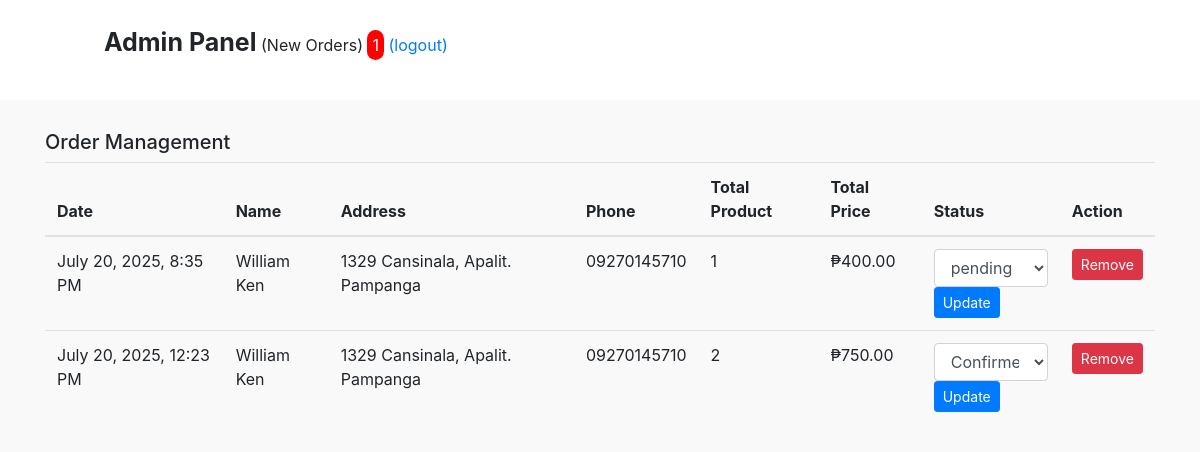
Page /admin/pending_orders.php (signed in) on the earlier database version.
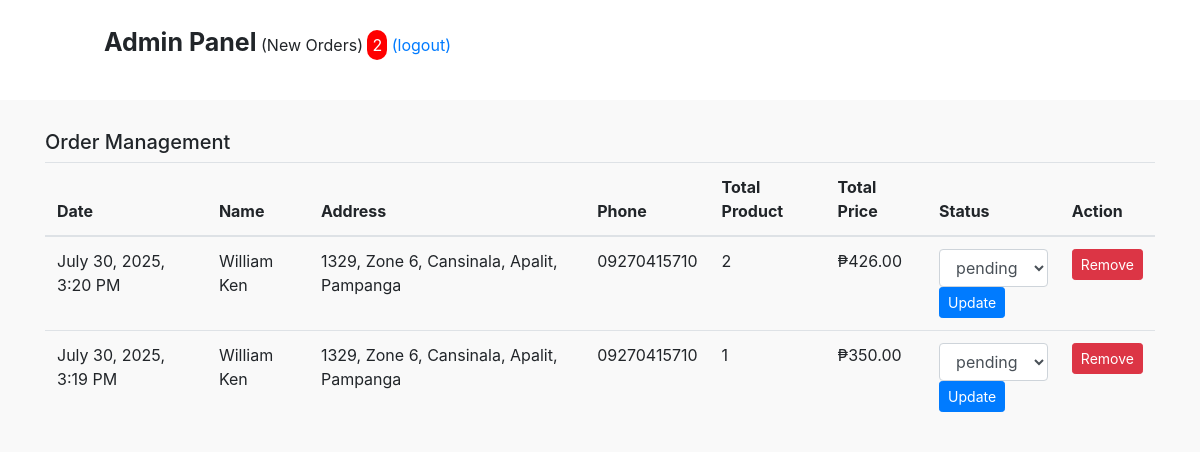
Same page on the later database version.
### tables this page shows
CREATE TABLE `orders` (
  `id` int(100) NOT NULL,
  `userid` int(100) NOT NULL,
  `name` varchar(100) NOT NULL,
  `address` varchar(100) NOT NULL,
  `phone` int(100) DEFAULT NULL,
  `mobnumber` varchar(15) DEFAULT NULL,
  `payment_method` varchar(50) NOT NULL,
  `txid` varchar(100) NOT NULL,
  `totalproduct` varchar(100) NOT NULL,
  `totalprice` int(100) NOT NULL,
  `status` varchar(100) DEFAULT NULL,
  `created_at` timestamp(6) NOT NULL DEFAULT current_timestamp(6)
);

### admin/pending_orders.php (the view, shortened to what this page needs)
<?php
include 'header.php';
include 'lib/connection.php';
$sql = "SELECT * FROM orders ORDER BY created_at DESC";
$result = $conn->query($sql);
?>
<!DOCTYPE html>
<html lang="en">
<head>
    <link rel="stylesheet" href="css/pending_orders.css">
</head>
<body>
<div class="container pendingbody">
  <h5>Order Management</h5>
  <table class="table">
    <thead>
      <tr>
        <th scope="col">Date</th>
        <th scope="col">Name</th>
        <th scope="col">Address</th>
        <th scope="col">Phone</th>
        <th scope="col">Total Product</th>
        <th scope="col">Total Price</th>
        <th scope="col">Status</th>
        <th scope="col">Action</th>
      </tr>
    </thead>
    <tbody>
    <?php
    if (mysqli_num_rows($result) > 0) {
        while ($row = mysqli_fetch_assoc($result)) {
            ?>
            <tr>
              <td>
                <?php
                if (!empty($row["created_at"])) {
                  $date = new DateTime($row["created_at"]);
                  $date->setTimezone(new DateTimeZone('Asia/Manila'));
                  echo $date->format("F j, Y, g:i A");
                } else {
                  echo "N/A";
                }
                ?>
              </td>
              <td><?php echo htmlspecialchars($row["name"]); ?></td>
              <td><?php echo htmlspecialchars($row["address"]); ?></td>
              <td>
                <?php
                  $phone = $row["phone"];
                  if (preg_match('/^[0-9]+$/', $phone) && strlen($phone) >= 7 && strlen($phone) <= 15) {
                    echo htmlspecialchars($phone);
                  } elseif (!empty($row["mobnumber"])) {
                    echo htmlspecialchars($row["mobnumber"]);
                  } else {
                    echo "N/A";
                  }
                ?>
              </td>
              <td>
                <?php
                  $products = explode(',', $row["totalproduct"]);
                  $total_quantity = 0;
                  foreach ($products as $prod) {
                    if (preg_match('/\((\d+)\)/', $prod, $matches)) {
                      $total_quantity += (int)$matches[1];
                    }
                  }
                  echo htmlspecialchars($total_quantity);
                ?>
              </td>
              <td><?php echo "₱" . number_format($row["totalprice"], 2); ?></td>
              <td>
                <form action="<?php echo $_SERVER['PHP_SELF']; ?>" method="post">
                  <select name="update_status" class="form-control">
                    <option selected disabled><?php echo htmlspecialchars($row['status']); ?></option>
                  </select>
                  <input type="submit" value="Update" name="update_update_btn" class="btn btn-primary btn-sm">
                </form>
              </td>
              <td><a href="pending_orders.php?remove=<?php echo urlencode($row['o_id']); ?>" class="btn btn-danger btn-sm">Remove</a></td>
            </tr>
            <?php
        }
    } else {
        echo "<tr><td colspan='8' class='text-center'>No orders found</td></tr>";
    }
    ?>
    </tbody>
  </table>
</div>
</body>
</html>

### admin/header.php (shortened to what this page needs)
<?php
include 'lib/connection.php';
$sql = "SELECT * FROM orders where status='pending'";
$result = $conn -> query ($sql);
?>
<!DOCTYPE html>
<html>
<head>
	<link
	  rel="stylesheet" href="../css/bootstrap.min.css"
	/>
	<link rel="stylesheet" href="css/style.css">
</head>
<body>
	<section class="header" id="header">
		<i class="fas fa-bars fixed" onclick="openside()"></i>
		<div class="line-fixed">Admin Panel</div>
		<?php
		$c=0;
		  if (mysqli_num_rows($result) > 0) {
			while($row = mysqli_fetch_assoc($result)) {
				$c=$c+1;
			}
		}
			  ?>
		<span>(New Orders)</span>
		<span style="    border-radius: 20px;
	background-color: red;
	color: white;
	padding: 5px;"><?php echo $c ;?></span>
		<a href="a_logout.php">(logout)</a>
	</section>
</body>
</html>

Differences in the rows shown:
removed orders: created_at "July 20, 2025, 8:35 PM", name "William Ken", address "1329 Cansinala, Apalit. Pampanga", mobnumber "09270145710", total_quantity "1", totalprice "400.00", update_status "pending"
removed orders: created_at "July 20, 2025, 12:23 PM", name "William Ken", address "1329 Cansinala, Apalit. Pampanga", mobnumber "09270145710", total_quantity "2", totalprice "750.00", update_status "Confirmed"
added orders: created_at "July 30, 2025, 3:20 PM", name "William Ken", address "1329, Zone 6, Cansinala, Apalit, Pampanga", mobnumber "09270415710", total_quantity "2", totalprice "426.00", update_status "pending"
added orders: created_at "July 30, 2025, 3:19 PM", name "William Ken", address "1329, Zone 6, Cansinala, Apalit, Pampanga", mobnumber "09270415710", total_quantity "1", totalprice "350.00", update_status "pending"
Other differences:
$c: "1" → "2"
